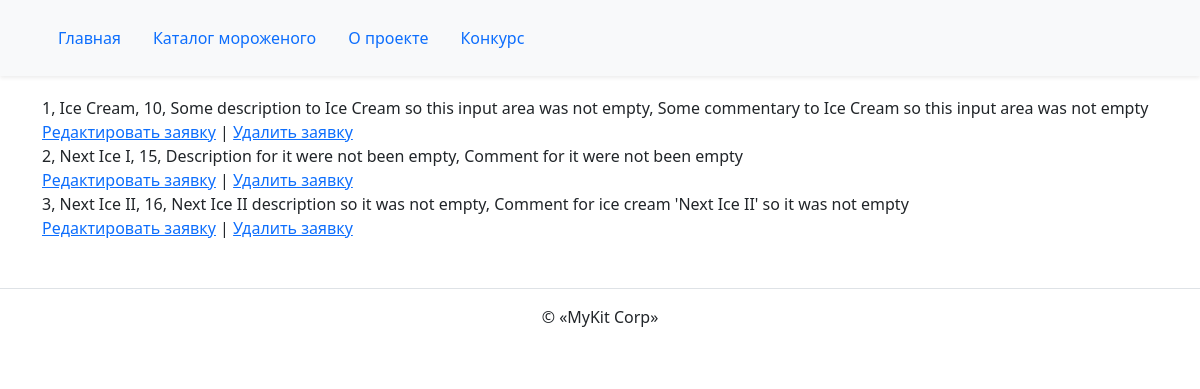
/contest/list/, run on an earlier commit of the app's database.
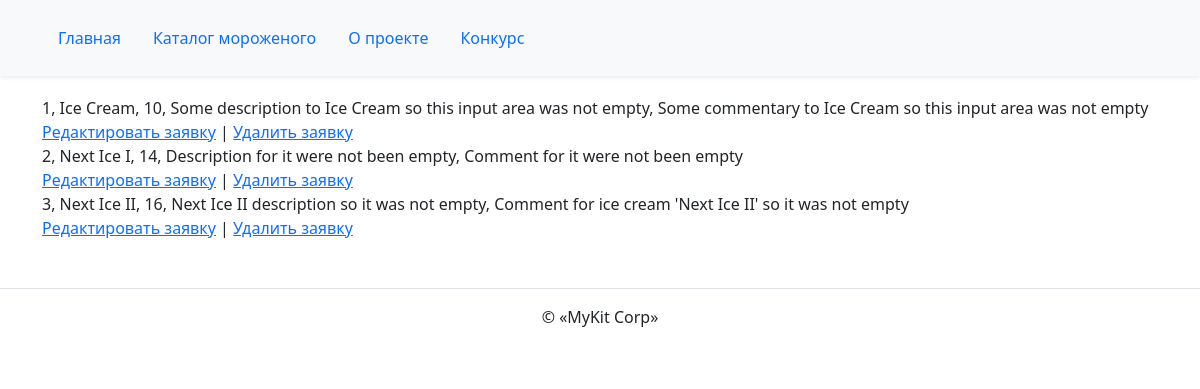
And on a later commit of the database.
### contest/models.py (models this page shows)
class Contest(models.Model):
    title = models.CharField(verbose_name='Название', max_length=20)
    description = models.TextField(verbose_name='Описание')
    price = models.IntegerField(
        verbose_name='Цена',
        validators=[MinValueValidator(10), MaxValueValidator(100)],
        help_text='Рекомендованная розничная цена',
    )
    comment = models.TextField(verbose_name='Комментарий', blank=True)

### contest/views.py (the view)
# urls.py: path('list/', views.proposal_list, name='list'),
def proposal_list(request):
    contest_proposals = Contest.objects.order_by('id')
    context = {'contest_proposals': contest_proposals}
    return render(request, 'contest/contest_list.html', context)

### templates/contest/contest_list.html (shortened to what this page needs)
{% extends "base.html" %}
{% block content %}
  {% for proposal in contest_proposals %}
    <div>
      {{ proposal.id }}, {{ proposal.title }}, {{ proposal.price }},
      {{ proposal.description }}{% if proposal.comment %}, {{ proposal.comment }}{% endif %}
      <br>
      <a href="{% url "contest:edit" proposal.id %}">Редактировать заявку</a>
      |
      <a href="{% url "contest:delete" proposal.id %}">Удалить заявку</a>
    </div>
  {% endfor %}
{% endblock %}

What changed in the data, as far as the page shows it:
changed Contest "Next Ice I": price "15" → "14"
